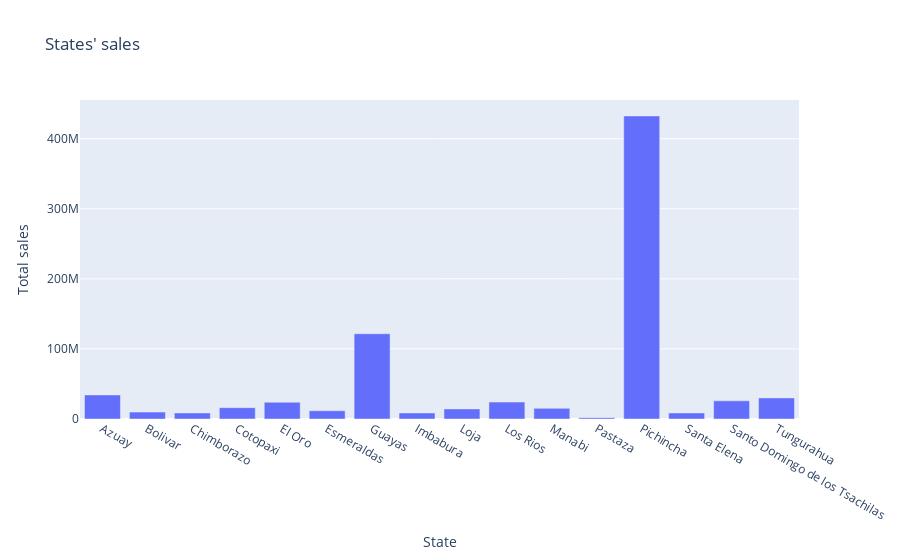

Notebook code for this chart:
### Code cell
states_sales_summary = train_data.groupby('state')['item_sales'].sum().reset_index()

fig = px.bar(states_sales_summary, x='state', y='item_sales', 
             labels={'state': 'State', 'item_sales': 'Total sales'},
             title="States' total sales")
fig.show()

### Figure 1 — Plotly figure (JSON) as saved in the notebook; plotly's stock layout.template omitted (floating-point values rounded to 4 significant figures)
{"data": [{"alignmentgroup": "True", "hovertemplate": "State=%{x}<br>Total sales=%{y}<extra></extra>", "legendgroup": "", "marker": {"color": "#636efa", "pattern": {"shape": ""}}, "name": "", "offsetgroup": "", "orientation": "v", "showlegend": false, "textposition": "auto", "type": "bar", "x": ["Azuay", "Bolivar", "Chimborazo", "Cotopaxi", "El Oro", "Esmeraldas", "Guayas", "Imbabura", "Loja", "Los Rios", "Manabi", "Pastaza", "Pichincha", "Santa Elena", "Santo Domingo de los Tsachilas", "Tungurahua"], "xaxis": "x", "y": [34370000.0, 9881000.0, 8598000.0, 16170000.0, 23940000.0, 11810000.0, 121700000.0, 8691000.0, 14420000.0, 24160000.0, 15190000.0, 1896000.0, 432500000.0, 8594000.0, 25950000.0, 30140000.0], "yaxis": "y"}], "layout": {"barmode": "relative", "legend": {"tracegroupgap": 0}, "title": {"text": "States' sales"}, "xaxis": {"anchor": "y", "domain": [0, 1], "title": {"text": "State"}}, "yaxis": {"anchor": "x", "domain": [0, 1], "title": {"text": "Total sales"}}}}
